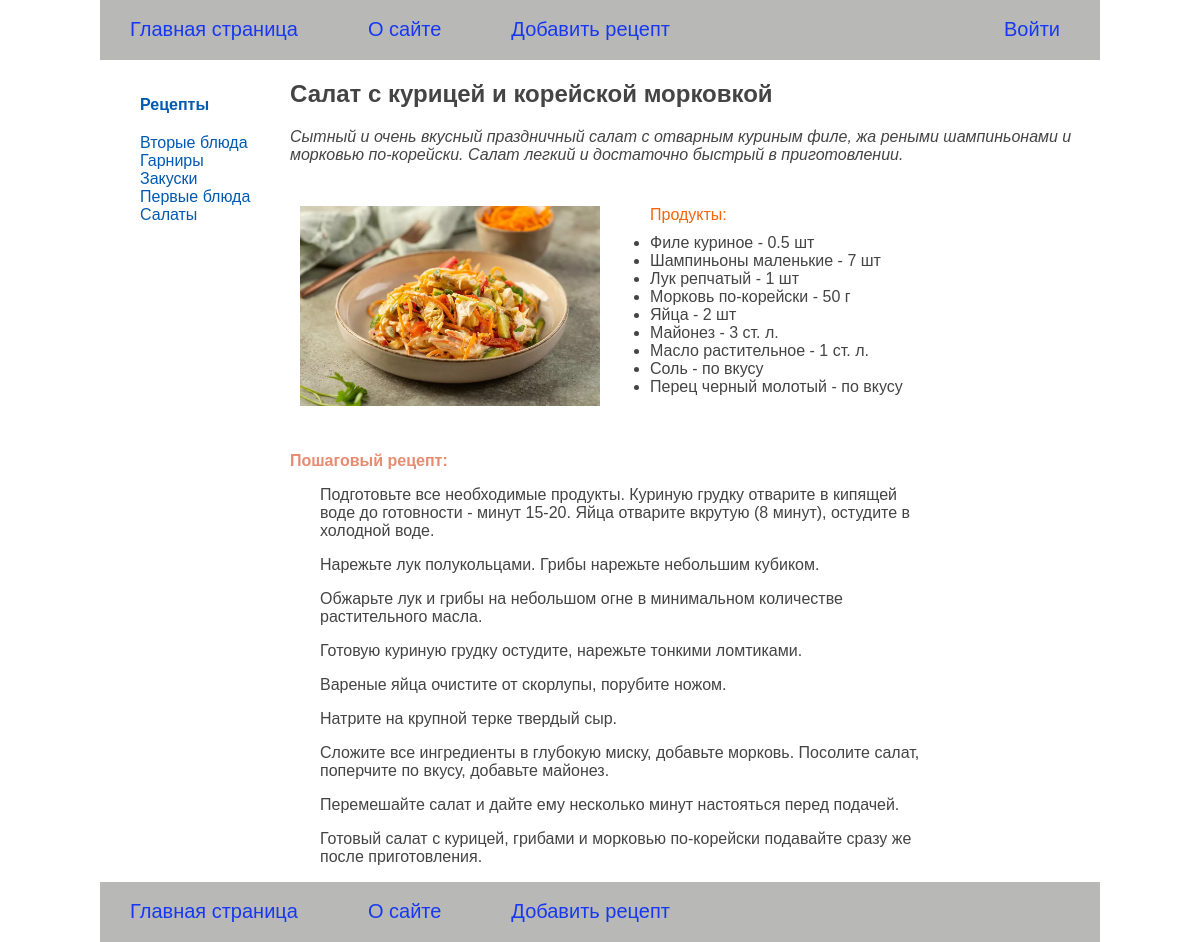
Page /detail/1/ on the committed database.
### recipeapp/models.py (models this page shows, shortened)
class Category(models.Model):
    category_name = models.CharField(max_length=100, db_index=True, verbose_name='Категория')
    category_slug = models.SlugField(max_length=100, unique=True, db_index=True, verbose_name='Slug')
    class Meta:
        verbose_name = 'Категория'
        verbose_name_plural = 'Категории'
    def get_absolut_url(self):
        return reverse('category', kwargs={'category_slug': self.category_slug})

class RecipeBase(models.Model):
    recipe_title = models.CharField(max_length=255, verbose_name='Название рецепта')
    photos = models.ImageField(upload_to='photos/%Y/%m/%d',
                               default=None,
                               blank=True,
                               null=True,
                               verbose_name='Изображение')
    short_description = models.TextField(blank=True, verbose_name='Короткое описание')
    cooking_description = models.TextField(blank=True, verbose_name='Пошаговый рецепт')
    time_create = models.DateTimeField(auto_now_add=True)
    time_update = models.DateTimeField(auto_now=True, verbose_name='Дата изменения')
    category = models.ForeignKey('Category', on_delete=models.PROTECT, related_name='cat_recipe', verbose_name='Категория')
    recipe_ingredients = models.ManyToManyField(
        Ingredients,
        related_name='ingredients_recipe',
        through='Composition',
        verbose_name="Ингредиенты"
    )

class Composition(models.Model):
    recipe = models.ForeignKey(RecipeBase, on_delete=models.CASCADE)
    ingredient = models.ForeignKey(Ingredients, on_delete=models.CASCADE)
    unit_measurer = models.ForeignKey(UnitMeasure, on_delete=models.CASCADE)
    quantity = models.FloatField()
    def __str__(self):
        if (float(str(self.quantity))).is_integer() and self.quantity != 0.0:
            q = int(float(str(self.quantity)))
            result = f'{self.ingredient} - {q} {self.unit_measurer}'
        elif self.quantity == 0.0:
            result = f'{self.ingredient} - {self.unit_measurer}'
        else:
            result = f'{self.ingredient} - {self.quantity} {self.unit_measurer}'
        return result

class Ingredients(models.Model):
    ingredient_name = models.CharField(max_length=255, unique=True)
    class Meta:
        ordering = ['ingredient_name']
    def __str__(self):
        return self.ingredient_name

class UnitMeasure(models.Model):
    unit_measure_name = models.CharField(max_length=50, unique=True)
    def __str__(self):
        return self.unit_measure_name

### recipeapp/views.py (the view)
# urls.py: path('detail/<int:detail_id>/', ShowDetail.as_view(), name='detail'),
class ShowDetail(DataMixin, DetailView):
    template_name = 'recipeapp/details.html'
    pk_url_kwarg = 'detail_id'
    context_object_name = "recipe"
    def get_context_data(self, **kwargs):
        context = super().get_context_data(**kwargs)
        return self.get_mixin_context(
            context,
            composition=Composition.objects.filter(recipe_id=self.kwargs['detail_id']),
            title=context['recipe'].recipe_title,
        )
    def get_object(self, queryset=None):
        return get_object_or_404(RecipeBase, id=self.kwargs[self.pk_url_kwarg])

### recipeapp/templatetags/recipe_tags.py (called while the page is built)
@register.inclusion_tag('recipeapp/list_categories.html')
def show_categories(category_selected_id=0):
    categories = Category.objects.annotate(total=Count('cat_recipe')).filter(total__gt=0)
    return {'categories': categories, 'category_selected': category_selected_id}

### recipeapp/utils.py (called while the page is built)
    def get_mixin_context(self, context, **kwargs):
        context['menu'] = menu
        context['recipe_selected'] = None
        context.update(kwargs)
        return context

### recipeapp/templates/recipeapp/details.html
{% extends 'base.html' %}
{% block content %}
  <h1>{{ recipe.recipe_title }}</h1>
  <div class="short_description">
    {{ recipe.short_description|linebreaks }}
  </div>
  <div class="composition-image">
    <div>
      {% if recipe.photos %}
      <p><img class="recipe-image" src="{{ recipe.photos.url }}" alt=""></p>
      {% endif %}
    </div>
    <div>
      {% with composition as compos %}
      {% if compos %}
       <ul>
          <li class="composition">Продукты:</li>
          {% for ingredient in compos %}
              <li>{{ ingredient }}</li>
          {% endfor %}
      </ul>
      {% endif %}
      {% endwith %}
    </div>
  </div>
  <div>
    <p class="step-recipe">Пошаговый рецепт:</p>
  </div>
  <div class="cooking_description">
    {{ recipe.cooking_description|linebreaks }}
  </div>
{% endblock %}

### recipeapp/templates/recipeapp/list_categories.html
{% for category in categories %}
    {% if category.id == category_selected %}
        <li class="selected">{{ category.category_name }}</li>
    {% else %}
        <li class="selected_cat"><a href="{{ category.get_absolut_url }}">{{ category.category_name }}</a></li>
    {% endif %}
{% endfor %}

### recipeapp/static/recipeapp/css/styles.css (style rules this page uses)
html, body { font-family: 'Arial'; margin: 0; padding: 0; height: 100%; width: 100%; color: #444; }
a { color: #0059b2; text-decoration: none; }
img { max-width: 600px; height: auto; }
.selected_cat { color: #0227cc; }
.short_description { font-style: italic; }
.cooking_description { max-width: 600px; padding-left: 30px; }
.step-recipe { color: #e16d4ac8; font-weight: 700; }
.composition { list-style-type: none; color: #f46506; font-weight: 500; padding: 10px 0 10px 0; }
.composition-image { display: flex; }
.recipe-image { max-width: 300px; padding: 10px; }

### rows in the picture
Category: category_name "Вторые блюда"
Category: category_name "Гарниры"
Category: category_name "Закуски"
Category: category_name "Первые блюда"
Category: category_name "Салаты"
RecipeBase: recipe_title "Салат с курицей и корейской морковкой", short_description "Сытный и очень вкусный праздничный салат с отварным куриным филе, жа реными шампиньонами и морковью по-корейски. Салат легкий и достаточно быстрый в приготовлении.", photos (picture), cooking_description "Подготовьте все необходимые продукты. Куриную грудку отварите в кипящей воде до готовности - минут 15-20. Яйца отварите вкрутую (8 минут), остудите в холодной воде. Нарежьте лук полукольцами. Грибы нарежьте небольшим кубиком. Обжарьте лук и грибы на небольшом огне в минимальном количестве растительного масла. Готовую куриную грудку остудите, нарежьте тонкими ломтиками. Вареные яйца очистите от скорлупы, порубите ножом. Натрите на крупной терке твердый сыр. Сложите все ингредиенты в глубокую миску, добавьте морковь. Посолите салат, поперчите по вкусу, добавьте майонез. Перемешайте салат и дайте ему несколько минут настояться перед подачей. Готовый салат с курицей, грибами и морковью…"
Composition: quantity+ingredient+unit_measurer "Филе куриное - 0.5 шт"
Composition: quantity+ingredient+unit_measurer "Шампиньоны маленькие - 7 шт"
Composition: quantity+ingredient+unit_measurer "Лук репчатый - 1 шт"
Composition: quantity+ingredient+unit_measurer "Морковь по-корейски - 50 г"
Composition: quantity+ingredient+unit_measurer "Яйца - 2 шт"
Composition: quantity+ingredient+unit_measurer "Майонез - 3 ст. л."
Composition: quantity+ingredient+unit_measurer "Масло растительное - 1 ст. л."
Composition: quantity+ingredient+unit_measurer "Соль - по вкусу"
Composition: quantity+ingredient+unit_measurer "Перец черный молотый - по вкусу"

### other values in the picture
{{ m.title }} "О сайте" "Добавить рецепт" "Войти"
{{ m.title }} "О сайте" "Добавить рецепт"
